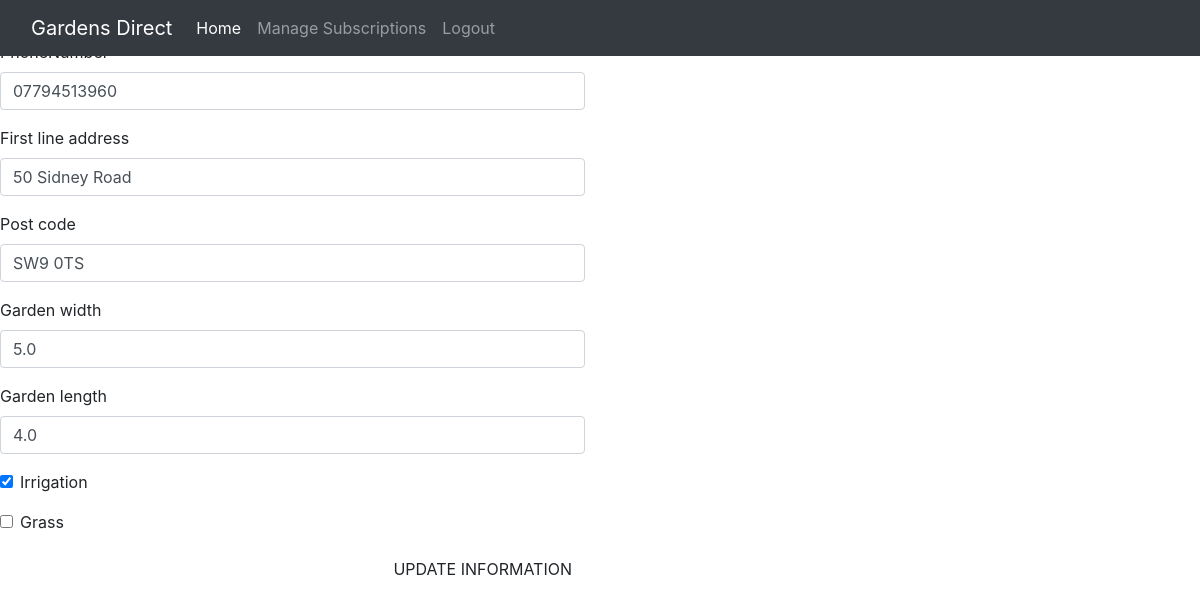
/profile/ (signed in), run on an earlier commit of the app's database.
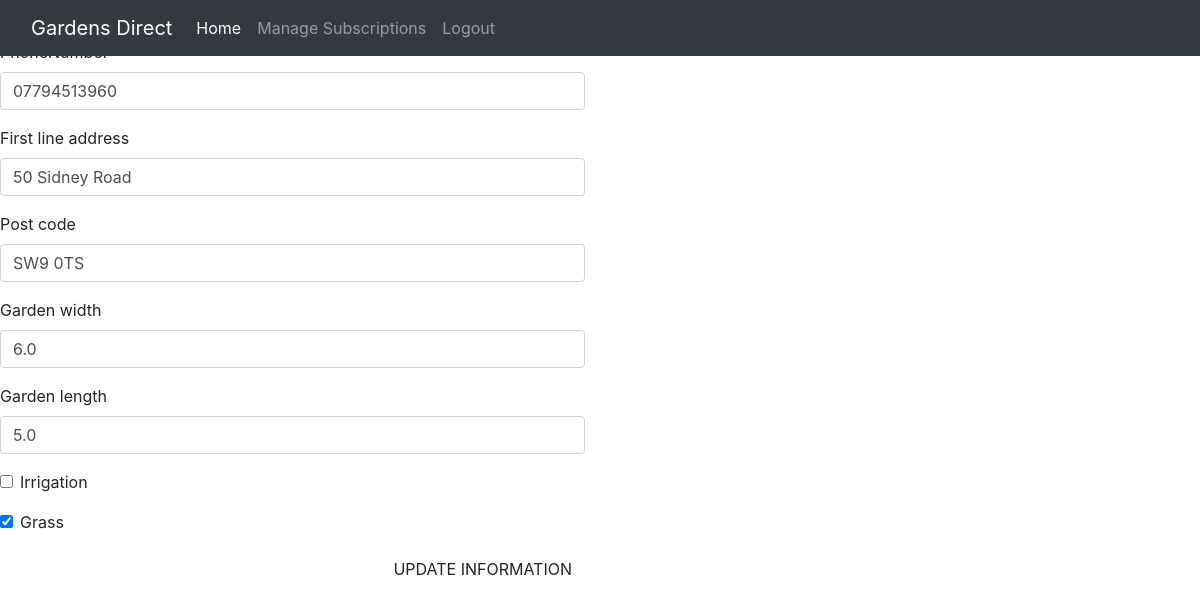
And on a later commit of the database.
### profiles/models.py (models this page shows, shortened)
class UserProfile(models.Model):
    user = models.OneToOneField(User, on_delete=models.CASCADE)
    phoneNumber = models.CharField(max_length=20, null=True,blank=True)
    First_line_address = models.CharField(max_length=80,null=True,blank=True)
    Post_code = models.CharField(max_length=20,null=True,blank=True)
    garden_width = models.FloatField(default=0,blank=True)
    garden_length = models.FloatField(default=0,blank=True)
    irrigation = models.BooleanField(default=False)
    grass = models.BooleanField(default=False)
    quote = models.FloatField(default=0,editable=True,blank=True)

### profiles/views.py (the view)
# urls.py: path('profile/', include('profiles.urls')),
@login_required
def profile(request):
    profile = get_object_or_404(UserProfile,user=request.user)
    if request.method=='POST':
        form = UserProfileForm(request.POST,instance=profile)
        if form.is_valid():
            form.save()
            messages.success(request, 'Profile updated successfully')
        else:
            messages.error(request,
                           ('update failed'))
    else:
        form = UserProfileForm(instance=profile)
    template = 'profiles/profile.html'
    context = {
        'form':form,
    }
    return render(request,template,context)

### profiles/forms.py
class UserProfileForm(forms.ModelForm):
    class Meta:
        model = UserProfile
        exclude = ('user','quote')
    def __init__(self, *args, **kwargs):
        super().__init__(*args, **kwargs)

### profiles/templates/profiles/profile.html (shortened to what this page needs)
{% extends "base.html" %}
{% load static %}
{% load crispy_forms_tags %}
{% block content %}
<div class="row">
    <div class="col-12 col-lg-6">
        <p class="text-muted">Default Delivery Information</p>
        <form class="mt-3" action="{% url 'profile' %}" method="POST" id="profile-update-form">
            {{ form|crispy }}
            <button class="btn btn-black rounded-0 text-uppercase float-right">Update Information</button>
        </form>
    </div>
{% endblock %}

### templates/base.html (shortened to what this page needs)
{% load static %}
<!doctype html>
<html lang="en">
  <head>
    {% block corecss %}
    <link rel="stylesheet" href="{% static 'css/base.css' %}">
    <link rel="stylesheet" href="https://cdn.jsdelivr.net/npm/bootstrap@4.6.1/dist/css/bootstrap.min.css">
    {% endblock %}
  </head>
  <body>
    <header>
        <nav class="navbar navbar-expand-md navbar-dark fixed-top bg-dark">
          <div class="container-fluid">
            <a class="navbar-brand" href="{% url 'home' %}">Gardens Direct</a>
            <div class="collapse navbar-collapse" id="navbarCollapse">
              <ul class="navbar-nav me-auto mb-2 mb-md-0">
                <li class="nav-item">
                  <a class="nav-link active" aria-current="page" href="{% url 'home' %}">Home</a>
                </li>
                {% if user.is_authenticated %}
                  {% if request.user.is_superuser %}
                  <li class="nav-item"><a href="{% url 'home' %}" class="nav-link">Manage Subscriptions</a></li>
                  <li class="nav-item"><a href="{% url 'account_logout' %}" class="nav-link">Logout</a></li>
                  {% else %}
                  <li class="nav-item"><a href="{% url 'profile' %}" class="nav-link">Your Profile</a></li>
                  <li class="nav-item"><a href="{% url 'quote' %}" class="nav-link">My Subscriptions</a></li>
                  <li class="nav-item"><a href="{% url 'account_logout' %}" class="nav-link">Logout</a></li>
                  {% endif %}
                {% else %}
                <li class="nav-item"><a href="{% url 'account_signup' %}" class="nav-link">Sign-Up</a></li>
                <li class="nav-item"><a href="{% url 'account_login' %}" class="nav-link">Login</a></li>
                {% endif %}
              </ul>
            </div>
          </div>
        </nav>
    </header>
      {% block content %}
      {% endblock %}
  </body>
</html>

### static/css/base.css (style rules this page uses)
html { height:100% }
body { font-family: 'Lato'; }

What changed in the data, as far as the page shows it:
changed UserProfile "50 Sidney Road": garden_width "5.0" → "6.0"; garden_length "4.0" → "5.0"; irrigation "☑" → "☐"; grass "☐" → "☑"
